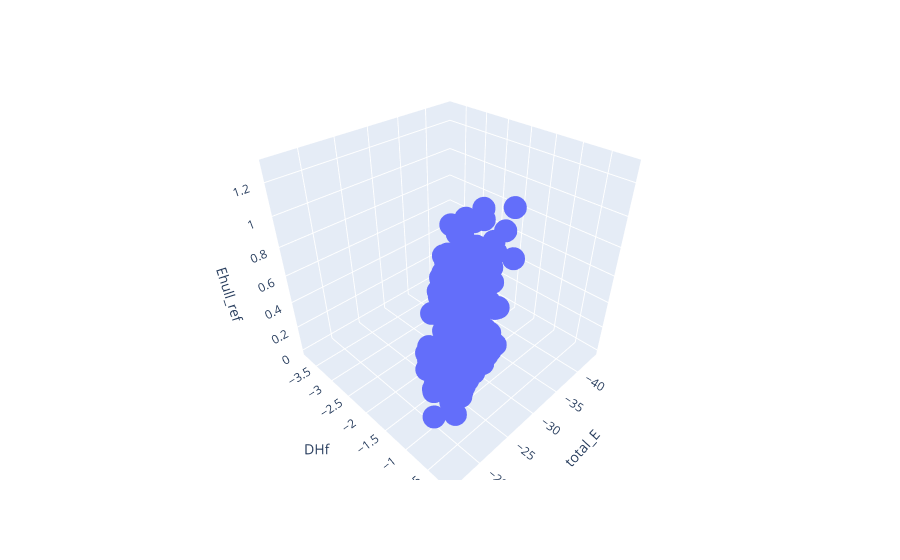

Source (notebook cell):
### Code cell
fig = px.scatter_3d(df_bulk, x = 'total_E', y = 'DHf', z = 'Ehull_ref')
pyo.iplot(fig)

### Figure 1 — Plotly figure (JSON) as saved in the notebook; plotly's stock layout.template omitted (floating-point values rounded to 4 significant figures; data arrays with more than 128 entries replaced by an {"elided": "..."} marker saying what was removed)
{"data": [{"hoverlabel": {"namelength": 0}, "hovertemplate": "total_E=%{x}<br>DHf=%{y}<br>Ehull_ref=%{z}", "legendgroup": "", "marker": {"color": "#636efa", "symbol": "circle"}, "mode": "markers", "name": "", "scene": "scene", "showlegend": false, "type": "scatter3d", "x": {"elided": "243 float values"}, "y": {"elided": "243 float values"}, "z": {"elided": "243 float values"}}], "layout": {"legend": {"tracegroupgap": 0}, "margin": {"t": 60}, "scene": {"domain": {"x": [0, 1], "y": [0, 1]}, "xaxis": {"title": {"text": "total_E"}}, "yaxis": {"title": {"text": "DHf"}}, "zaxis": {"title": {"text": "Ehull_ref"}}}}}
